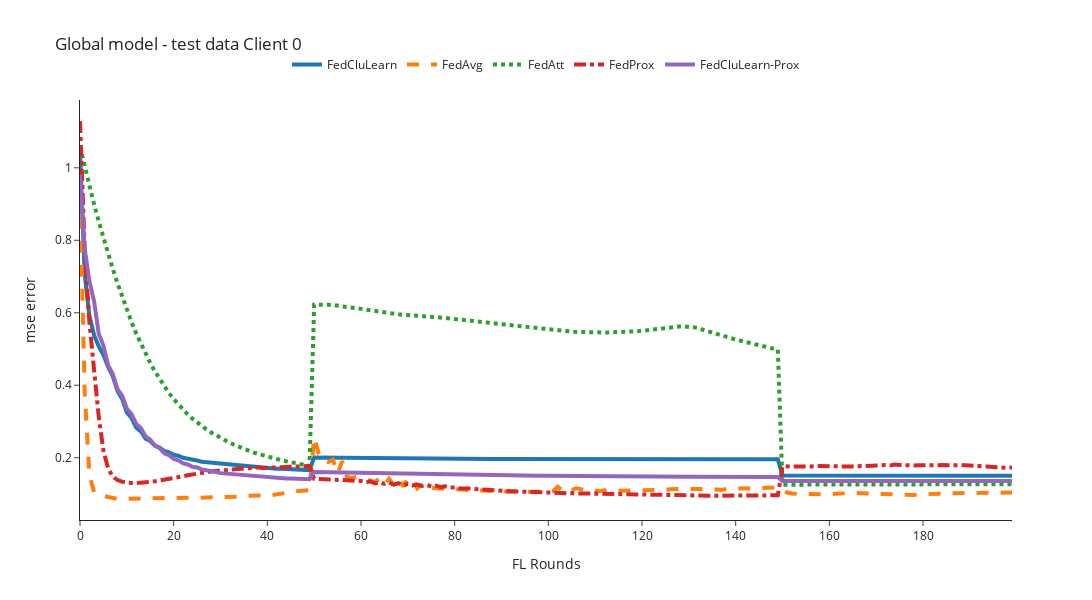
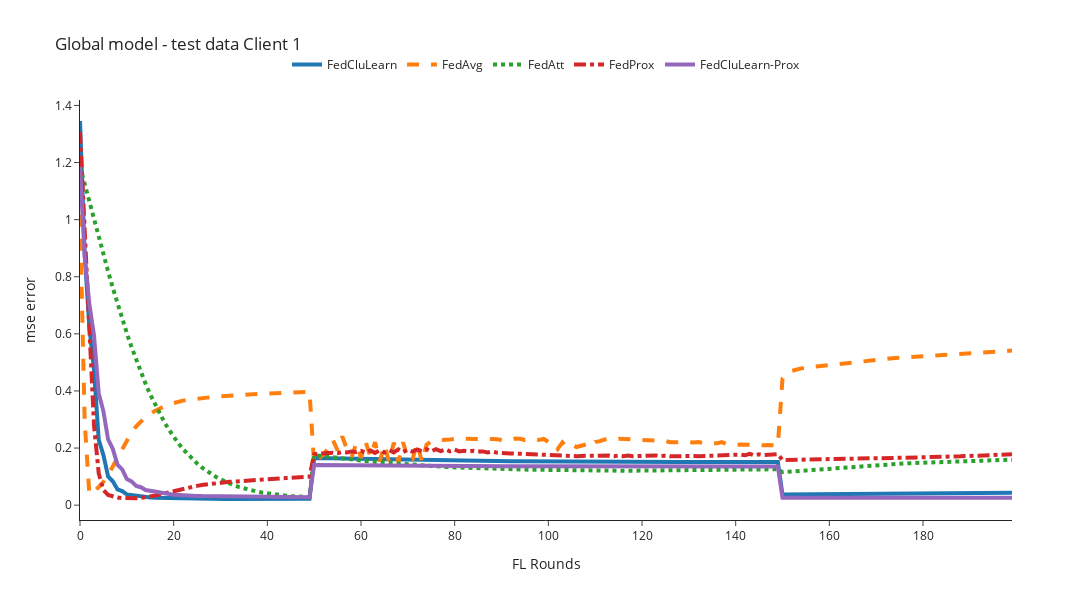

Here is the notebook cell these charts were saved with, in order:
### Code cell
mse_column='mse'
for client_id in [0,1,2]:
    n_rounds, y = preprocessing_results(filenames=global_filenames, client_id=client_id,mse_column=mse_column)
    plot_plotly(n_rounds, y, title=f'Global model - test data Client {client_id}', y_axis_title=f'{mse_column} error')

### Figure 1 — Plotly figure (JSON) as saved in the notebook; plotly's stock layout.template omitted (floating-point values rounded to 4 significant figures; data arrays with more than 128 entries replaced by an {"elided": "..."} marker saying what was removed)
{"data": [{"line": {"dash": "solid", "width": 4}, "mode": "lines", "name": "FedCluLearn", "type": "scatter", "x": {"elided": "201 int values"}, "y": {"elided": "200 float values"}}, {"line": {"dash": "dash", "width": 4}, "mode": "lines", "name": "FedAvg", "type": "scatter", "x": {"elided": "201 int values"}, "y": {"elided": "200 float values"}}, {"line": {"dash": "dot", "width": 4}, "mode": "lines", "name": "FedAtt", "type": "scatter", "x": {"elided": "201 int values"}, "y": {"elided": "200 float values"}}, {"line": {"dash": "dashdot", "width": 4}, "mode": "lines", "name": "FedProx", "type": "scatter", "x": {"elided": "201 int values"}, "y": {"elided": "200 float values"}}, {"line": {"dash": "solid", "width": 4}, "mode": "lines", "name": "FedCluLearn-Prox", "type": "scatter", "x": {"elided": "201 int values"}, "y": {"elided": "200 float values"}}], "layout": {"height": 600, "legend": {"orientation": "h", "x": 0.5, "xanchor": "center", "y": 1.05, "yanchor": "bottom"}, "title": {"text": "Global model - test data Client 0"}, "width": 1200, "xaxis": {"title": {"text": "FL Rounds"}}, "yaxis": {"title": {"text": "mse error"}}}}

### Figure 2 — Plotly figure (JSON) as saved in the notebook; plotly's stock layout.template omitted (floating-point values rounded to 4 significant figures; data arrays with more than 128 entries replaced by an {"elided": "..."} marker saying what was removed)
{"data": [{"line": {"dash": "solid", "width": 4}, "mode": "lines", "name": "FedCluLearn", "type": "scatter", "x": {"elided": "201 int values"}, "y": {"elided": "200 float values"}}, {"line": {"dash": "dash", "width": 4}, "mode": "lines", "name": "FedAvg", "type": "scatter", "x": {"elided": "201 int values"}, "y": {"elided": "200 float values"}}, {"line": {"dash": "dot", "width": 4}, "mode": "lines", "name": "FedAtt", "type": "scatter", "x": {"elided": "201 int values"}, "y": {"elided": "200 float values"}}, {"line": {"dash": "dashdot", "width": 4}, "mode": "lines", "name": "FedProx", "type": "scatter", "x": {"elided": "201 int values"}, "y": {"elided": "200 float values"}}, {"line": {"dash": "solid", "width": 4}, "mode": "lines", "name": "FedCluLearn-Prox", "type": "scatter", "x": {"elided": "201 int values"}, "y": {"elided": "200 float values"}}], "layout": {"height": 600, "legend": {"orientation": "h", "x": 0.5, "xanchor": "center", "y": 1.05, "yanchor": "bottom"}, "title": {"text": "Global model - test data Client 1"}, "width": 1200, "xaxis": {"title": {"text": "FL Rounds"}}, "yaxis": {"title": {"text": "mse error"}}}}
